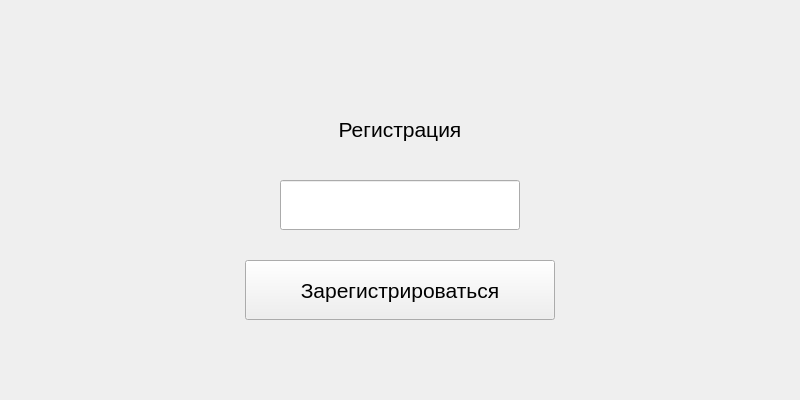
<?xml version="1.0" encoding="UTF-8"?>
<ui version="4.0">
 <class>MainWindow</class>
 <widget class="QMainWindow" name="MainWindow">
  <property name="geometry">
   <rect>
    <x>0</x>
    <y>0</y>
    <width>800</width>
    <height>400</height>
   </rect>
  </property>
  <property name="windowTitle">
   <string>MainWindow</string>
  </property>
  <widget class="QWidget" name="centralwidget">
   <widget class="QLabel" name="label">
    <property name="geometry">
     <rect>
      <x>295</x>
      <y>110</y>
      <width>210</width>
      <height>40</height>
     </rect>
    </property>
    <property name="font">
     <font>
      <pointsize>16</pointsize>
     </font>
    </property>
    <property name="text">
     <string>&lt;html&gt;&lt;head/&gt;&lt;body&gt;&lt;p align=&quot;center&quot;&gt;&lt;span style=&quot; font-size:16pt;&quot;&gt;Регистрация&lt;/span&gt;&lt;/p&gt;&lt;/body&gt;&lt;/html&gt;</string>
    </property>
   </widget>
   <widget class="QLineEdit" name="lineEdit">
    <property name="geometry">
     <rect>
      <x>280</x>
      <y>180</y>
      <width>240</width>
      <height>50</height>
     </rect>
    </property>
    <property name="font">
     <font>
      <pointsize>15</pointsize>
     </font>
    </property>
   </widget>
   <widget class="QPushButton" name="pushButton">
    <property name="geometry">
     <rect>
      <x>245</x>
      <y>260</y>
      <width>310</width>
      <height>60</height>
     </rect>
    </property>
    <property name="font">
     <font>
      <pointsize>16</pointsize>
     </font>
    </property>
    <property name="text">
     <string>Зарегистрироваться</string>
    </property>
   </widget>
  </widget>
 </widget>
 <resources/>
 <connections/>
</ui>
